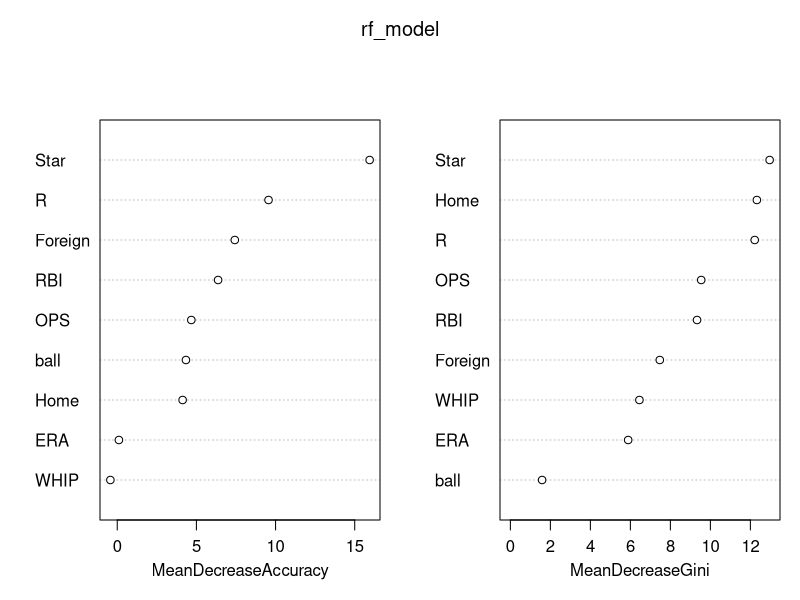
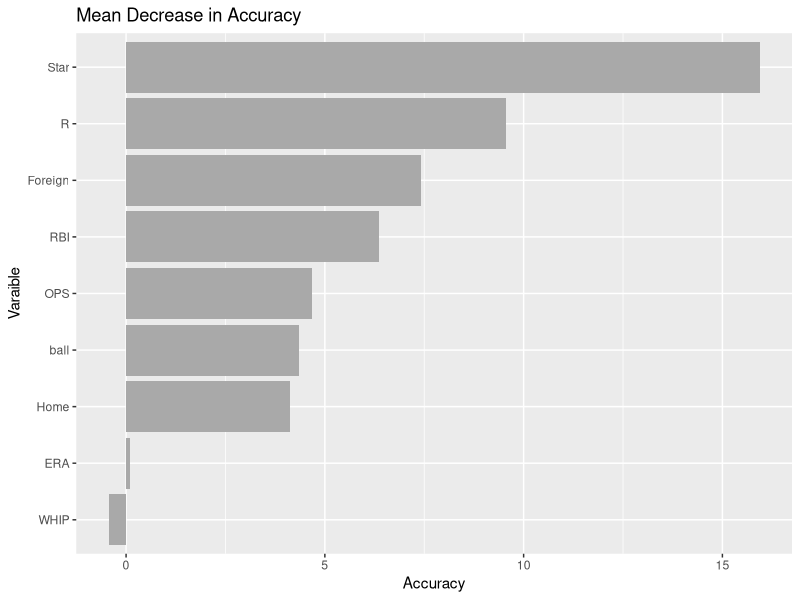

These charts were generated, in order, by the following R code:
install.packages("sandwich")
install.packages("lmtest")
install.packages("randomForest")
install.packages("pscl")
library(sandwich)
library(lmtest)
library(dplyr)
library(car)
library(ggplot2)
library(randomForest)
library(pscl)

baseball = read.csv("../data/Data set.csv")

## filter out draws ##
baseball <- baseball %>% filter(Win %in% c(0, 1))

## standardization ##
baseball$OPS<-scale(baseball$OPS)
baseball$BA<-scale(baseball$BA)
baseball$RBI<-scale(baseball$RBI)
baseball$R<-scale(baseball$R)
baseball$ERA<-scale(baseball$ERA)
baseball$K<-scale(baseball$K)
baseball$WHIP<-scale(baseball$WHIP)

## Logistic regression ##
baseball_glm= glm(Win~OPS+RBI+R+ERA+WHIP+Home+Star+Foreign+ball, family=binomial , data=baseball)
vif(baseball_glm) ## check multicollinearity (remove BA) ##
summary(baseball_glm)
pR2(baseball_glm)

## Two-Way Design to Address Repeated Measures ##
baseball$GameID <- paste0(baseball$Date, "_",
                          pmin(baseball$Team, baseball$Opponent), "_",
                          pmax(baseball$Team, baseball$Opponent))
coeftest(baseball_glm, vcov = vcovCL(baseball_glm, cluster = ~ GameID))

baseball_glm2= glm(Win~OPS+RBI+R*WHIP+ERA+Home+Star+Foreign+ball, family=binomial , data=baseball)
vif(baseball_glm2)
summary(baseball_glm2)


## random forest to check contribution ##
baseball$Win = as.factor(baseball$Win)
rf_model <- randomForest(Win ~ OPS + RBI + R + ERA + WHIP + Star + Foreign + Home + ball,
                         data = baseball, ntree = 500, importance = TRUE)
importance_rf_model <- importance(rf_model)
importance_rf_model[order(importance_rf_model[, "MeanDecreaseAccuracy"], decreasing = TRUE),]
varImpPlot(rf_model)

imp_df <- as.data.frame(importance_rf_model)
imp_df$Variable<- rownames(imp_df)
imp_df <- imp_df %>%
  arrange(desc(MeanDecreaseAccuracy))

# figure  ##
ggplot(imp_df, aes(x = reorder(Variable, MeanDecreaseAccuracy), y = MeanDecreaseAccuracy)) +
  geom_col(fill = "darkgrey") +
  coord_flip() +
  labs(
    title = "Mean Decrease in Accuracy",
    x = " Varaible ",
    y = " Accuracy "
  )
